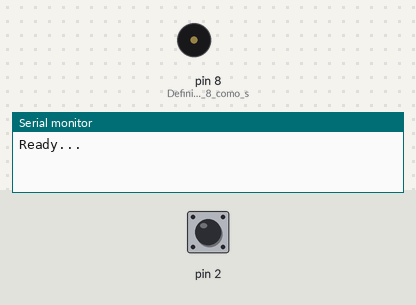
A sketch run on a simulated Arduino Uno, built with avr-gcc and run on an emulated ATmega328P. Shown: buzzer (waves = sounding), the last lines printed to the serial monitor. The test bench sets the inputs (shaded band); at power-on: pin 2 HIGH.

Above: at 1.2 s.
1.3 s: pin 2 pulled LOW for 0.15 s
3.1 s: pin 2 pulled LOW for 1 s
At 4.7 s:
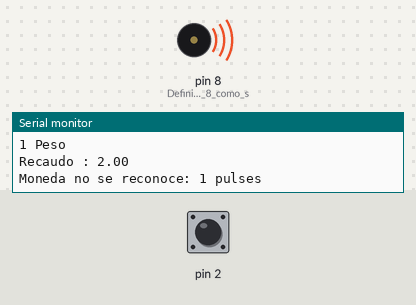
Timing chart, 0 to 6.3 s (numbered marks = the images above; inputs shaded):
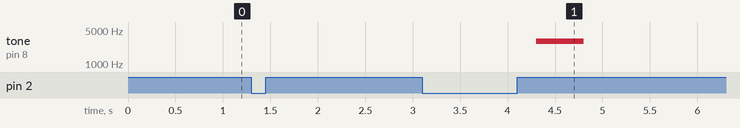

Measured:
- after the input at 3.1 s, tone on pin 8 (Definimos_el_pin_8_como_s): silent → 2940 Hz after 1.2 s, → silent 0.50 s later

The sketch:

coin_selector.ino
```cpp
const int coinInt = 0;
float sinVal;
int toneVal;

void setup()
{
  // Debugging output
  Serial.begin(9600);

  Serial.println("Ready...");
  pinMode(8, OUTPUT); // Definimos el pin 8 como salida.

  pinMode (2,INPUT_PULLUP);

  attachInterrupt(coinInt, coinISR, RISING);  // COIN wire connected to D2;
}


// total amount of money collected;
float money = 0.0;
float moneyBeeb = 0.0;

// gets incremented by the ISR;
// gets reset when coin was recognized (after train of pulses ends);
volatile int pulses = 0;
volatile long timeLastPulse = 0;


// executed for every pulse;
void coinISR()
{
  pulses++;
  timeLastPulse = millis();
}


void loop()
{

  long timeFromLastPulse = millis() - timeLastPulse;
  if (pulses > 0 && timeFromLastPulse > 200)
  {
    // sequence of pulses stopped; determine the coin type;
    if (pulses == 1)
    {
      Serial.println("1 Peso");
      money += 1;
      moneyBeeb  += 1;
       Serial.println("Recaudo : "+(String)money);
    }
    if (pulses == 2)
    {
      Serial.println("2 Pesos");
      money += 2;
       moneyBeeb  += 2;
      Serial.println("Recaudo : "+(String)money);
    }
    else if (pulses == 5)
    {
      Serial.println("5 Pesos");
      money += 5;
       moneyBeeb  += 5;
      Serial.println("Recaudo : "+(String)money);
    }
    else if (pulses == 10)
    {
      Serial.println("10 Pesos");
      money += 10;
       moneyBeeb  += 10;
      Serial.println("Recaudo : "+(String)money);
    }


    else
    {
      Serial.print("Moneda no se reconoce: ");
      Serial.print(pulses);
      Serial.println(" pulses");
    }
      if(moneyBeeb == 2){
        int threshold = 2;

              //generar tono de 440Hz durante 1000 ms
      tone(8, 2940);
      delay(500);
      noTone(8);
      moneyBeeb = 0;
    }

    pulses = 0;
  }
}
```
